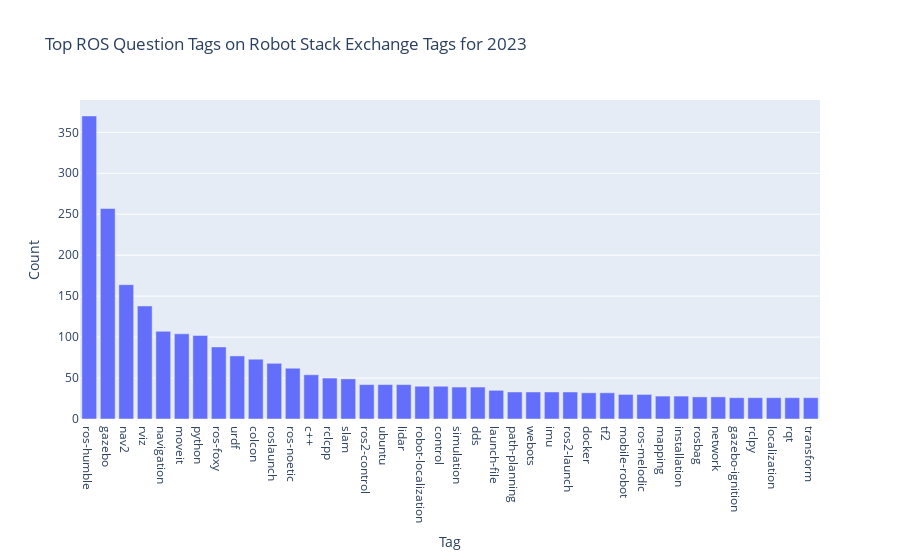

Write notebook code for a chart like this one.
### Code cell


### Figure 1 — Plotly figure (JSON) as saved in the notebook; plotly's stock layout.template omitted (floating-point values rounded to 4 significant figures)
{"data": [{"alignmentgroup": "True", "hovertemplate": "Tag=%{x}<br>Count=%{y}<extra></extra>", "legendgroup": "", "marker": {"color": "#636efa", "pattern": {"shape": ""}}, "name": "", "offsetgroup": "", "orientation": "v", "showlegend": false, "textposition": "auto", "type": "bar", "x": ["ros-humble", "gazebo", "nav2", "rviz", "navigation", "moveit", "python", "ros-foxy", "urdf", "colcon", "roslaunch", "ros-noetic", "c++", "rclcpp", "slam", "ros2-control", "ubuntu", "lidar", "robot-localization", "control", "simulation", "dds", "launch-file", "path-planning", "webots", "imu", "ros2-launch", "docker", "tf2", "mobile-robot", "ros-melodic", "mapping", "installation", "rosbag", "network", "gazebo-ignition", "rclpy", "localization", "rqt", "transform"], "xaxis": "x", "y": [370, 257, 164, 138, 107, 104, 102, 88, 77, 73, 68, 62, 54, 50, 49, 42, 42, 42, 40, 40, 39, 39, 35, 33, 33, 33, 33, 32, 32, 30, 30, 28, 28, 27, 27, 26, 26, 26, 26, 26], "yaxis": "y"}], "layout": {"barmode": "relative", "legend": {"tracegroupgap": 0}, "title": {"text": "Top ROS Question Tags on Robot Stack Exchange Tags for 2023"}, "xaxis": {"anchor": "y", "domain": [0, 1], "title": {"text": "Tag"}}, "yaxis": {"anchor": "x", "domain": [0, 1], "title": {"text": "Count"}}}}
